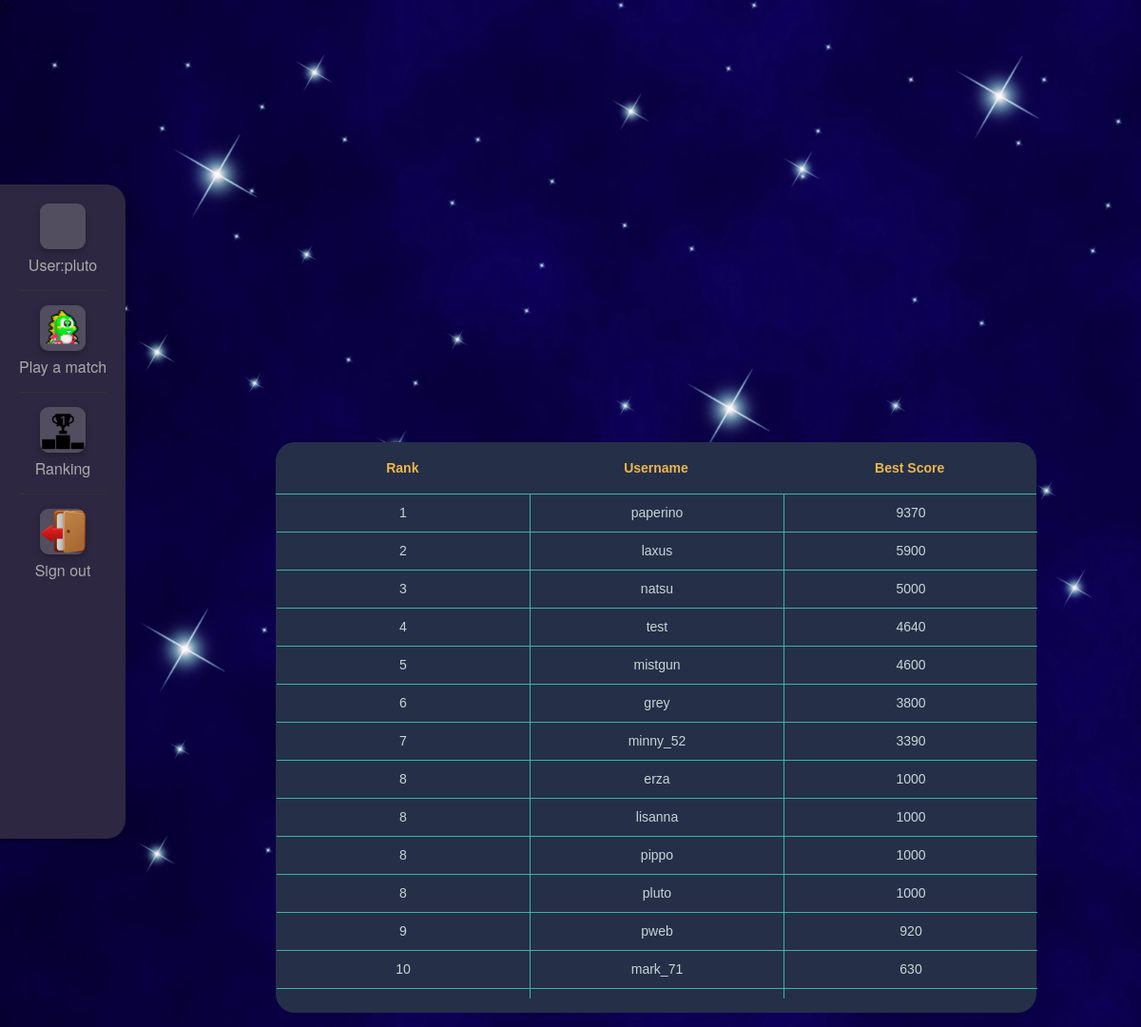
Page /php/rank.php (signed in) on the committed database.
### tables this page shows
CREATE TABLE `user` (
  `userId` int(11) NOT NULL AUTO_INCREMENT,
  `username` varchar(32) NOT NULL,
  `email` varchar(255) NOT NULL,
  `password` varchar(32) NOT NULL,
  `dataRegistrazione` date not null,
  `bestScore` int(11) NOT NULL,
  PRIMARY KEY (`userId`),
  UNIQUE KEY `username_UNIQUE` (`username`),
  UNIQUE KEY `email_UNIQUE` (`email`)
);

### php/util/dbConfig.php (called while the page is built)
<?php
	$dbHostname = "localhost";
	$dbUsername = "root";
	$dbPassword = "";
	$dbName = "bubble_project";
?>

### php/util/bubbleProjectDbManager.php (the view, shortened to what this page needs)
<?php
    require "dbConfig.php";
    $bubbleProjectDb = new BubbleProjectDbManager();
	class BubbleProjectDbManager{
		private $mysqli_conn = null;
    	function openConnection(){
    		if (!$this->isOpened()){
    			global $dbHostname;
    			global $dbUsername;
    			global $dbPassword;
    			global $dbName;
    			$this->mysqli_conn = new mysqli($dbHostname, $dbUsername, $dbPassword);
				$this->mysqli_conn->select_db($dbName) or
					die ('Can\'t use pweb: ' . mysqli_error());
			}
    	}
    	function isOpened(){
       		return ($this->mysqli_conn != null);
    	}
		function performQuery($queryText) {
			return $this->mysqli_conn->query($queryText);
		}
		function closeConnection(){
			$this->mysqli_conn = null;
		}
	}
	function getRankScore(){
		global $bubbleProjectDb;
        $queryText='SELECT username,bestScore from user order by bestScore desc,username;';
		$result = $bubbleProjectDb->performQuery($queryText);
		return $result;
	}
	function showRankTable($result){
		$rank=0;
		$prec_score=-1;
		while ( $userRow=$result->fetch_assoc()){
			if($userRow['bestScore'] <> $prec_score){
				$rank=$rank+1;
				$prec_score=$userRow['bestScore'];
			}
			echo "<tr>";
			echo "<td>".$rank."</td>";
			echo "<td>".$userRow['username']."</td>";
			echo "<td>".$userRow['bestScore']."</td>";
			echo "</tr>";
		}
	}
?>

### css/menu.css (style rules this page uses)
body { margin: 0px; background-image:url('./../img/cielo.jpg'); background-size: cover; }

### css/rank.css (style rules this page uses)
.table-int td { width:200px; height:25px; line-height: 25px; color: #CAD4D6; border-bottom: 1px solid #37B5A5; border-right:1px solid #37B5A5; padding: 7px 17px; }
.table-int td:last-child { border-right:none; }

### rows in the picture
user: rank "1", username "paperino", bestScore "9370"
user: rank "2", username "laxus", bestScore "5900"
user: rank "3", username "natsu", bestScore "5000"
user: rank "4", username "test", bestScore "4640"
user: rank "5", username "mistgun", bestScore "4600"
user: rank "6", username "grey", bestScore "3800"
user: rank "7", username "minny_52", bestScore "3390"
user: rank "8", username "erza", bestScore "1000"
user: rank "8", username "lisanna", bestScore "1000"
user: rank "8", username "pippo", bestScore "1000"
user: rank "8", username "pluto", bestScore "1000"
user: rank "9", username "pweb", bestScore "920"
user: rank "10", username "mark_71", bestScore "630"

### other values in the picture
$_SESSION['username'] "pluto"
